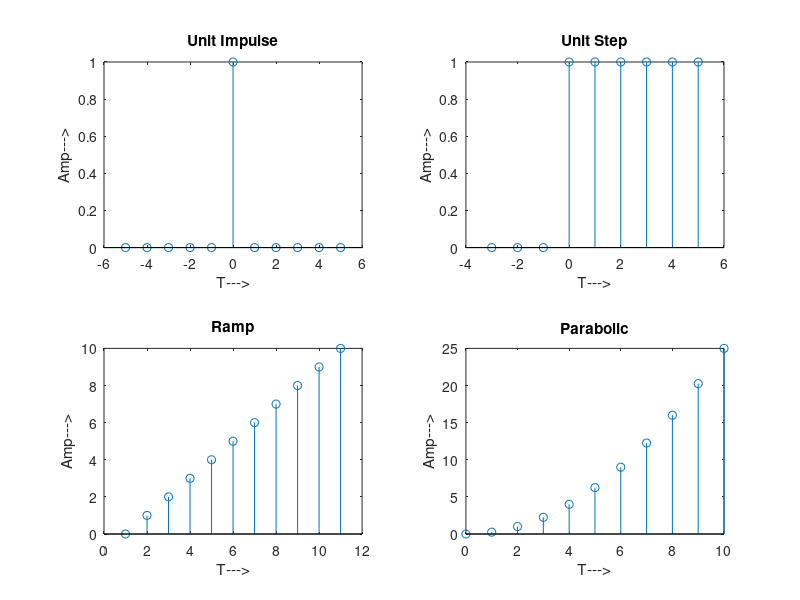

Reproduce this figure in MATLAB.
n1 = [-5:5];
x1 = n1 >=0;
y1 = n1-1>=0;
z = x1-y1;
subplot(2,2,1)
stem(n1,z)
xlabel('T--->')
ylabel('Amp--->')
title('Unit Impulse')


n2 = [-3:5];
x2 = n2 >=0;
y2 = n2-6>=0;
z2 = x2-y2;
subplot(2,2,2)
stem(n2,z2)
xlabel('T--->')
ylabel('Amp--->')
title('Unit Step')


n3 = [0:10];
subplot(2,2,3)
stem(n3)
xlabel('T--->')
ylabel('Amp--->')
title('Ramp')


n4 = [0:10];
y4 = (n4.*n4)/4;
subplot(2,2,4)
stem(n4, y4)
xlabel('T--->')
ylabel('Amp--->')
title('Parabolic')
